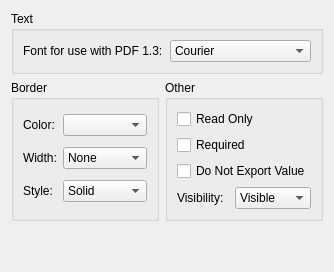
            <widget class="QWidget" name="tabAppearance">
             <attribute name="title">
              <string>Appearance</string>
             </attribute>
             <layout class="QVBoxLayout" name="verticalLayout_3">
              <item>
               <widget class="QGroupBox" name="TextGroup">
                <property name="title">
                 <string>Text</string>
                </property>
                <layout class="QGridLayout" name="gridLayout_2">
                 <item row="0" column="1">
                  <widget class="QComboBox" name="Schrift">
                   <item>
                    <property name="text">
                     <string>Courier</string>
                    </property>
                   </item>
                   <item>
                    <property name="text">
                     <string>Courier Bold</string>
                    </property>
                   </item>
                   <item>
                    <property name="text">
                     <string>Courier Italic</string>
                    </property>
                   </item>
                   <item>
                    <property name="text">
                     <string>Courier Bold Italic</string>
                    </property>
                   </item>
                   <item>
                    <property name="text">
                     <string>Helvetica</string>
                    </property>
                   </item>
                   <item>
                    <property name="text">
                     <string>Helvetica Bold</string>
                    </property>
                   </item>
                   <item>
                    <property name="text">
                     <string>Helvetica Italic</string>
                    </property>
                   </item>
                   <item>
                    <property name="text">
                     <string>Helvetica Bold Italic</string>
                    </property>
                   </item>
                   <item>
                    <property name="text">
                     <string>Times</string>
                    </property>
                   </item>
                   <item>
                    <property name="text">
                     <string>Times Bold</string>
                    </property>
                   </item>
                   <item>
                    <property name="text">
                     <string>Times Italic</string>
                    </property>
                   </item>
                   <item>
                    <property name="text">
                     <string>Times Bold Italic</string>
                    </property>
                   </item>
                   <item>
                    <property name="text">
                     <string>Zapf Dingbats</string>
                    </property>
                   </item>
                   <item>
                    <property name="text">
                     <string>Symbols</string>
                    </property>
                   </item>
                  </widget>
                 </item>
                 <item row="0" column="0">
                  <widget class="QLabel" name="label_4">
                   <property name="text">
                    <string>Font for use with PDF 1.3:</string>
                   </property>
                  </widget>
                 </item>
                </layout>
               </widget>
              </item>
              <item>
               <layout class="QHBoxLayout" name="horizontalLayout_3">
                <item>
                 <widget class="QGroupBox" name="BorderGroup">
                  <property name="title">
                   <string>Border</string>
                  </property>
                  <layout class="QGridLayout" name="gridLayout_3">
                   <item row="0" column="0">
                    <widget class="QLabel" name="label_5">
                     <property name="text">
                      <string>Color:</string>
                     </property>
                    </widget>
                   </item>
                   <item row="0" column="1">
                    <widget class="ColorCombo" name="BorderC"/>
                   </item>
                   <item row="1" column="1">
                    <widget class="QComboBox" name="BorderW">
                     <item>
                      <property name="text">
                       <string>None</string>
                      </property>
                     </item>
                     <item>
                      <property name="text">
                       <string>Thin</string>
                      </property>
                     </item>
                     <item>
                      <property name="text">
                       <string>Normal</string>
                      </property>
                     </item>
                     <item>
                      <property name="text">
                       <string>Wide</string>
                      </property>
                     </item>
                    </widget>
                   </item>
                   <item row="1" column="0">
                    <widget class="QLabel" name="label_6">
                     <property name="text">
                      <string>Width:</string>
                     </property>
                    </widget>
                   </item>
                   <item row="2" column="0">
                    <widget class="QLabel" name="label_7">
                     <property name="text">
                      <string>Style:</string>
                     </property>
                    </widget>
                   </item>
                   <item row="2" column="1">
                    <widget class="QComboBox" name="BorderS">
                     <item>
                      <property name="text">
                       <string>Solid</string>
                      </property>
                     </item>
                     <item>
                      <property name="text">
                       <string>Dashed</string>
                      </property>
                     </item>
                     <item>
                      <property name="text">
                       <string>Underline</string>
                      </property>
                     </item>
                     <item>
                      <property name="text">
                       <string>Beveled</string>
                      </property>
                     </item>
                     <item>
                      <property name="text">
                       <string>Inset</string>
                      </property>
                     </item>
                    </widget>
                   </item>
                  </layout>
                 </widget>
                </item>
                <item>
                 <widget class="QGroupBox" name="OtherGroup">
                  <property name="title">
                   <string>Other</string>
                  </property>
                  <layout class="QGridLayout" name="gridLayout_4">
                   <item row="3" column="0">
                    <widget class="QLabel" name="label_8">
                     <property name="text">
                      <string>Visibility:</string>
                     </property>
                    </widget>
                   </item>
                   <item row="3" column="1">
                    <widget class="QComboBox" name="Visib">
                     <item>
                      <property name="text">
                       <string>Visible</string>
                      </property>
                     </item>
                     <item>
                      <property name="text">
                       <string>Hidden</string>
                      </property>
                     </item>
                     <item>
                      <property name="text">
                       <string>No Print</string>
                      </property>
                     </item>
                     <item>
                      <property name="text">
                       <string>No View</string>
                      </property>
                     </item>
                    </widget>
                   </item>
                   <item row="2" column="0" colspan="2">
                    <widget class="QCheckBox" name="NoExport">
                     <property name="text">
                      <string>Do Not Export Value</string>
                     </property>
                    </widget>
                   </item>
                   <item row="1" column="0" colspan="2">
                    <widget class="QCheckBox" name="Required">
                     <property name="text">
                      <string>Required</string>
                     </property>
                    </widget>
                   </item>
                   <item row="0" column="0" colspan="2">
                    <widget class="QCheckBox" name="ReadOnly">
                     <property name="text">
                      <string>Read Only</string>
                     </property>
                    </widget>
                   </item>
                  </layout>
                 </widget>
                </item>
               </layout>
              </item>
              <item>
               <spacer name="verticalSpacer_14">
                <property name="orientation">
                 <enum>Qt::Vertical</enum>
                </property>
                <property name="sizeHint" stdset="0">
                 <size>
                  <width>20</width>
                  <height>40</height>
                 </size>
                </property>
               </spacer>
              </item>
             </layout>
            </widget>
